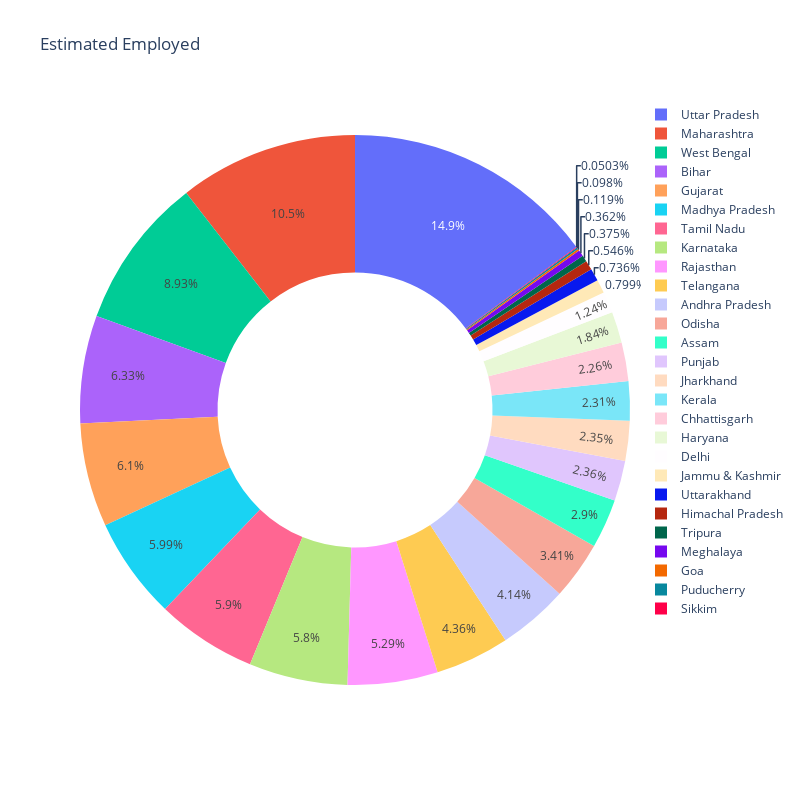

The notebook cell saved with this chart:
### Code cell
fig=px.pie(df, names='Region' , values=' Estimated Employed' , title='Estimated Employed' , hole=0.5)
fig.update_layout(autosize=False ,width=800 , height=800)

### Figure 1 — Plotly figure (JSON) as saved in the notebook; plotly's stock layout.template omitted (floating-point values rounded to 4 significant figures; data arrays with more than 128 entries replaced by an {"elided": "..."} marker saying what was removed)
{"data": [{"domain": {"x": [0, 1], "y": [0, 1]}, "hole": 0.5, "hovertemplate": "Region=%{label}<br> Estimated Employed=%{value}<extra></extra>", "labels": {"elided": "267 str values"}, "legendgroup": "", "name": "", "showlegend": true, "type": "pie", "values": {"elided": "267 int values"}}], "layout": {"autosize": false, "height": 800, "legend": {"tracegroupgap": 0}, "title": {"text": "Estimated Employed"}, "width": 800}}
